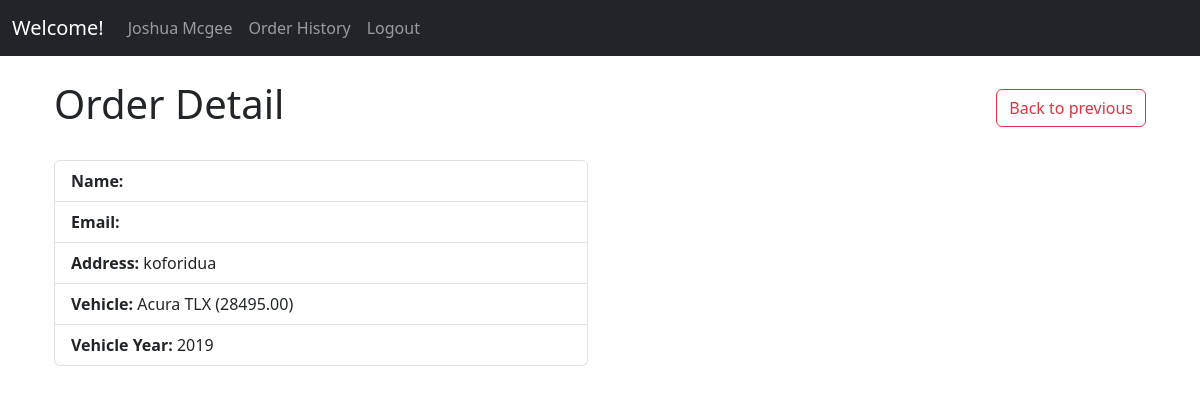
/order/2/ (signed in), run on the app's committed database.
### accounts/models.py (models this page shows, shortened)
class User(AbstractBaseUser, PermissionsMixin):
    email = models.EmailField(max_length=254, unique=True)
    name = models.CharField(max_length=255)
    is_staff = models.BooleanField(default=False)
    is_active = models.BooleanField(default=True)
    objects = UserManager()
    USERNAME_FIELD = 'email'
    REQUIRED_FIELDS = ['name']

### orders/models.py (models this page shows)
class Order(models.Model):
    name = models.CharField(max_length=100)
    email = models.EmailField(max_length=254)
    address = models.CharField(max_length=100)
    product = models.ForeignKey(Details, on_delete=models.CASCADE, related_name='orders')
    user = models.ForeignKey(User, on_delete=models.CASCADE, related_name='orders')
    quantity = models.IntegerField(default=1)
    date_ordered = models.DateTimeField(auto_now_add=True)

class Details(models.Model):
    year = models.IntegerField()
    vehicle = models.ForeignKey(Vehicle, on_delete=models.CASCADE, related_name='details')
    model = models.CharField(max_length=100)
    price = models.DecimalField(max_digits=10, decimal_places=2)
    def __str__(self):
        return f"{self.vehicle} ({self.price})"

class Vehicle(models.Model):
    name = models.CharField(max_length=255)
    def __str__(self):
        return self.name

### orders/views.py (the view)
# urls.py: path('order/<int:pk>/', OrderDetailView.as_view(), name='order_detail'),
class OrderDetailView(DetailView):
    model = Order
    template_name = 'order_detail.html'
    context_object_name = 'order'

### orders/templates/order_detail.html
{% extends 'base.html' %}
{% block content %}
  <div class="container">
    <div class="d-flex justify-content-between align-items-center mb-4">
      <h1>Order Detail</h1>
      <button class="btn btn-outline-danger" onclick="history.back()">Back to previous</button>
    </div>
    <div class="row">
      <div class="col-md-6">
        <ul class="list-group">
          <li class="list-group-item"><strong>Name:</strong> {{ order.name }}</li>
          <li class="list-group-item"><strong>Email:</strong> {{ order.email }}</li>
          <li class="list-group-item"><strong>Address:</strong> {{ order.address }}</li>
          <li class="list-group-item"><strong>Vehicle:</strong> {{ order.product }}</li>
          <li class="list-group-item"><strong>Vehicle Year:</strong> {{ order.product.year }}</li>
        </ul>
      </div>
    </div>
  </div>
{% endblock %}

### orders/templates/base.html (shortened to what this page needs)
<!DOCTYPE html>
<html lang="en">
<head>
    <link href="https://cdn.jsdelivr.net/npm/bootstrap@5.3.0-alpha2/dist/css/bootstrap.min.css" rel="stylesheet">
</head>
<body>
    <nav class="navbar navbar-expand-lg navbar-dark bg-dark">
        <div class="container-fluid">
          <a class="navbar-brand" href="#">Welcome!</a>
          <div class="collapse navbar-collapse" id="navbarNav">
            {% if user.is_authenticated %}
            <ul class="navbar-nav">
                <li class="nav-item">
                    <a class="nav-link" href="{{user.name}}">{{user.name}}</a>
                  </li>
                  <li class="nav-item">
                    <a class="nav-link" href="{% url 'order_history' %}">Order History</a>
                  </li>
                <li class="nav-item">
                <a class="nav-link" href="{% url 'logout' %}">Logout</a>
              </li>
            </ul>
            {% else %}
            <ul class="navbar-nav">
              <li class="nav-item">
                <a class="nav-link" href="{% url 'login' %}">Login</a>
              </li>
            </ul>
            {% endif %}
          </div>
        </div>
      </nav>
    <div class="container my-4">
        {% block content %}{% endblock %}
      </div>
</body>
</html>

### data on the page
User: name "Joshua Mcgee"
Order: address "koforidua", product "Acura TLX (28495.00)", product.year "2019"
